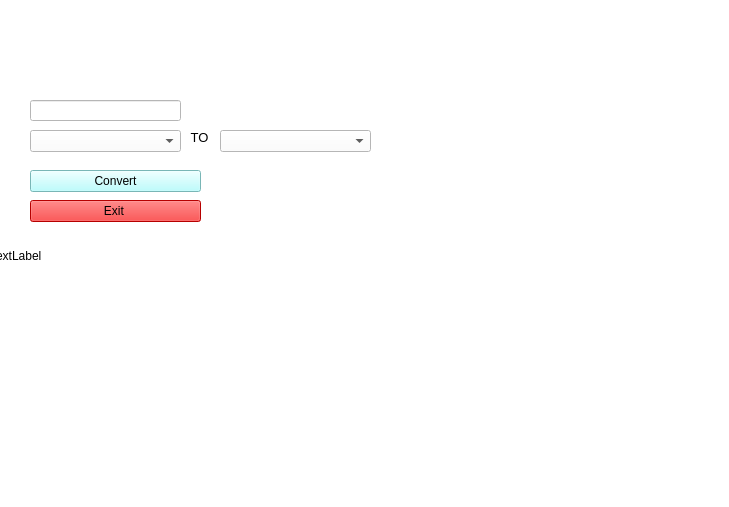
<?xml version="1.0" encoding="UTF-8"?>
<ui version="4.0">
 <class>MainWindow</class>
 <widget class="QMainWindow" name="MainWindow">
  <property name="geometry">
   <rect>
    <x>0</x>
    <y>0</y>
    <width>729</width>
    <height>507</height>
   </rect>
  </property>
  <property name="windowTitle">
   <string>MainWindow</string>
  </property>
  <property name="styleSheet">
   <string notr="true">background-color:#FFFFFF</string>
  </property>
  <widget class="QWidget" name="centralwidget">
   <widget class="QLineEdit" name="input">
    <property name="geometry">
     <rect>
      <x>30</x>
      <y>100</y>
      <width>151</width>
      <height>21</height>
     </rect>
    </property>
   </widget>
   <widget class="QLabel" name="label">
    <property name="geometry">
     <rect>
      <x>100</x>
      <y>10</y>
      <width>401</width>
      <height>61</height>
     </rect>
    </property>
    <property name="styleSheet">
     <string notr="true">background-color: rgba(0,0,0,0%)</string>
    </property>
    <property name="text">
     <string>&lt;html&gt;&lt;head/&gt;&lt;body&gt;&lt;p align=&quot;center&quot;&gt;&lt;span style=&quot; font-size:26pt; font-weight:700; font-style:italic; color:#ffffff;&quot;&gt;K-Universal Exchnage&lt;/span&gt;&lt;/p&gt;&lt;/body&gt;&lt;/html&gt;</string>
    </property>
    <property name="textFormat">
     <enum>Qt::MarkdownText</enum>
    </property>
    <property name="scaledContents">
     <bool>true</bool>
    </property>
    <property name="wordWrap">
     <bool>true</bool>
    </property>
   </widget>
   <widget class="QLabel" name="label_2">
    <property name="geometry">
     <rect>
      <x>180</x>
      <y>130</y>
      <width>47</width>
      <height>14</height>
     </rect>
    </property>
    <property name="font">
     <font>
      <pointsize>10</pointsize>
     </font>
    </property>
    <property name="text">
     <string>   TO</string>
    </property>
   </widget>
   <widget class="QPushButton" name="pushButton">
    <property name="geometry">
     <rect>
      <x>30</x>
      <y>170</y>
      <width>171</width>
      <height>22</height>
     </rect>
    </property>
    <property name="styleSheet">
     <string notr="true">background-color: rgb(170, 255, 255);</string>
    </property>
    <property name="text">
     <string>Convert</string>
    </property>
   </widget>
   <widget class="QComboBox" name="comboBox">
    <property name="geometry">
     <rect>
      <x>30</x>
      <y>130</y>
      <width>151</width>
      <height>22</height>
     </rect>
    </property>
   </widget>
   <widget class="QComboBox" name="comboBox_2">
    <property name="geometry">
     <rect>
      <x>220</x>
      <y>130</y>
      <width>151</width>
      <height>22</height>
     </rect>
    </property>
   </widget>
   <widget class="QPushButton" name="pushButton_2">
    <property name="geometry">
     <rect>
      <x>30</x>
      <y>200</y>
      <width>171</width>
      <height>22</height>
     </rect>
    </property>
    <property name="styleSheet">
     <string notr="true">background-color: rgb(255, 0, 0);</string>
    </property>
    <property name="text">
     <string>Exit </string>
    </property>
   </widget>
   <widget class="QLabel" name="label_4">
    <property name="geometry">
     <rect>
      <x>10</x>
      <y>400</y>
      <width>501</width>
      <height>41</height>
     </rect>
    </property>
    <property name="palette">
     <palette>
      <active>
       <colorrole role="Button">
        <brush brushstyle="SolidPattern">
         <color alpha="0">
          <red>0</red>
          <green>0</green>
          <blue>0</blue>
         </color>
        </brush>
       </colorrole>
       <colorrole role="Base">
        <brush brushstyle="SolidPattern">
         <color alpha="0">
          <red>0</red>
          <green>0</green>
          <blue>0</blue>
         </color>
        </brush>
       </colorrole>
       <colorrole role="Window">
        <brush brushstyle="SolidPattern">
         <color alpha="0">
          <red>0</red>
          <green>0</green>
          <blue>0</blue>
         </color>
        </brush>
       </colorrole>
      </active>
      <inactive>
       <colorrole role="Button">
        <brush brushstyle="SolidPattern">
         <color alpha="0">
          <red>0</red>
          <green>0</green>
          <blue>0</blue>
         </color>
        </brush>
       </colorrole>
       <colorrole role="Base">
        <brush brushstyle="SolidPattern">
         <color alpha="0">
          <red>0</red>
          <green>0</green>
          <blue>0</blue>
         </color>
        </brush>
       </colorrole>
       <colorrole role="Window">
        <brush brushstyle="SolidPattern">
         <color alpha="0">
          <red>0</red>
          <green>0</green>
          <blue>0</blue>
         </color>
        </brush>
       </colorrole>
      </inactive>
      <disabled>
       <colorrole role="Button">
        <brush brushstyle="SolidPattern">
         <color alpha="0">
          <red>0</red>
          <green>0</green>
          <blue>0</blue>
         </color>
        </brush>
       </colorrole>
       <colorrole role="Base">
        <brush brushstyle="SolidPattern">
         <color alpha="0">
          <red>0</red>
          <green>0</green>
          <blue>0</blue>
         </color>
        </brush>
       </colorrole>
       <colorrole role="Window">
        <brush brushstyle="SolidPattern">
         <color alpha="0">
          <red>0</red>
          <green>0</green>
          <blue>0</blue>
         </color>
        </brush>
       </colorrole>
      </disabled>
     </palette>
    </property>
    <property name="styleSheet">
     <string notr="true">background-color: rgba(0,0,0,0%)</string>
    </property>
    <property name="text">
     <string>&lt;html&gt;&lt;head/&gt;&lt;body&gt;&lt;p&gt;&lt;span style=&quot; color:#ffffff;&quot;&gt;First Year Project, Built using C++ and QT, by, CS.&lt;/span&gt;&lt;/p&gt;&lt;/body&gt;&lt;/html&gt;</string>
    </property>
   </widget>
   <widget class="QLabel" name="label_5">
    <property name="geometry">
     <rect>
      <x>30</x>
      <y>230</y>
      <width>171</width>
      <height>20</height>
     </rect>
    </property>
    <property name="styleSheet">
     <string notr="true">background-color: rgba(0,0,0,0%)</string>
    </property>
    <property name="text">
     <string/>
    </property>
   </widget>
   <widget class="QLabel" name="label_3">
    <property name="geometry">
     <rect>
      <x>400</x>
      <y>120</y>
      <width>291</width>
      <height>111</height>
     </rect>
    </property>
    <property name="font">
     <font>
      <family>Arial</family>
      <pointsize>11</pointsize>
      <bold>false</bold>
     </font>
    </property>
    <property name="cursor">
     <cursorShape>PointingHandCursor</cursorShape>
    </property>
    <property name="styleSheet">
     <string notr="true">background-color: rgba(0,0,0,0%)</string>
    </property>
    <property name="text">
     <string/>
    </property>
    <property name="wordWrap">
     <bool>true</bool>
    </property>
   </widget>
   <widget class="QLabel" name="label_6">
    <property name="geometry">
     <rect>
      <x>480</x>
      <y>80</y>
      <width>91</width>
      <height>21</height>
     </rect>
    </property>
    <property name="styleSheet">
     <string notr="true">background-color: rgba(0,0,0,0%)</string>
    </property>
    <property name="text">
     <string>&lt;html&gt;&lt;head/&gt;&lt;body&gt;&lt;p&gt;&lt;span style=&quot; font-size:11pt; font-style:italic; color:#ffffff;&quot;&gt;Currency Info&lt;/span&gt;&lt;/p&gt;&lt;/body&gt;&lt;/html&gt;</string>
    </property>
   </widget>
   <widget class="QLabel" name="label_7">
    <property name="geometry">
     <rect>
      <x>20</x>
      <y>0</y>
      <width>81</width>
      <height>71</height>
     </rect>
    </property>
    <property name="styleSheet">
     <string notr="true">background-color: rgba(0,0,0,0%)</string>
    </property>
    <property name="text">
     <string/>
    </property>
   </widget>
   <widget class="QLabel" name="label_8">
    <property name="geometry">
     <rect>
      <x>220</x>
      <y>180</y>
      <width>151</width>
      <height>211</height>
     </rect>
    </property>
    <property name="text">
     <string/>
    </property>
   </widget>
   <widget class="QLabel" name="Status">
    <property name="geometry">
     <rect>
      <x>30</x>
      <y>230</y>
      <width>241</width>
      <height>41</height>
     </rect>
    </property>
    <property name="font">
     <font>
      <pointsize>12</pointsize>
     </font>
    </property>
    <property name="styleSheet">
     <string notr="true">background-color: rgba(0,0,0,0%)</string>
    </property>
    <property name="text">
     <string/>
    </property>
   </widget>
   <widget class="QLabel" name="output">
    <property name="geometry">
     <rect>
      <x>220</x>
      <y>100</y>
      <width>151</width>
      <height>20</height>
     </rect>
    </property>
    <property name="text">
     <string/>
    </property>
   </widget>
   <widget class="QLabel" name="label_9">
    <property name="geometry">
     <rect>
      <x>-10</x>
      <y>-30</y>
      <width>761</width>
      <height>571</height>
     </rect>
    </property>
    <property name="text">
     <string>TextLabel</string>
    </property>
   </widget>
   <zorder>label_9</zorder>
   <zorder>label_8</zorder>
   <zorder>input</zorder>
   <zorder>label</zorder>
   <zorder>label_2</zorder>
   <zorder>pushButton</zorder>
   <zorder>comboBox</zorder>
   <zorder>comboBox_2</zorder>
   <zorder>pushButton_2</zorder>
   <zorder>label_4</zorder>
   <zorder>label_5</zorder>
   <zorder>label_3</zorder>
   <zorder>label_6</zorder>
   <zorder>label_7</zorder>
   <zorder>Status</zorder>
   <zorder>output</zorder>
  </widget>
  <widget class="QMenuBar" name="menubar">
   <property name="geometry">
    <rect>
     <x>0</x>
     <y>0</y>
     <width>729</width>
     <height>26</height>
    </rect>
   </property>
  </widget>
  <widget class="QStatusBar" name="statusbar"/>
 </widget>
 <resources/>
 <connections>
  <connection>
   <sender>pushButton_2</sender>
   <signal>clicked()</signal>
   <receiver>MainWindow</receiver>
   <slot>close()</slot>
   <hints>
    <hint type="sourcelabel">
     <x>168</x>
     <y>292</y>
    </hint>
    <hint type="destinationlabel">
     <x>145</x>
     <y>290</y>
    </hint>
   </hints>
  </connection>
 </connections>
</ui>
